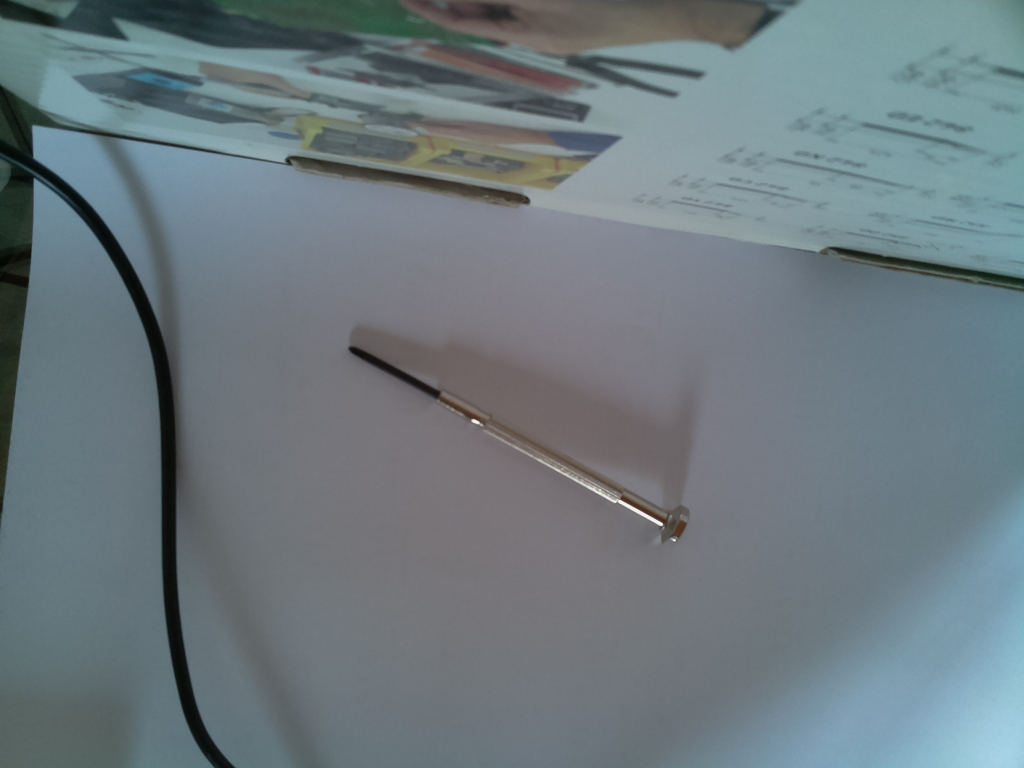
#> input picture analyse_visual_input/python_tests/foo.jpg, 1024 x 768 px
$ python combine_stuff.py
#> lines starting #> are read from the running program, lines starting #| are printed output that depends on the picture; after the words box and inside, x2 and y2 are one past the last pixel; in counts of white or black regions, pixels touching at a corner belong together
import cv2

def apply_thresh(img):
    img_not = cv2.bitwise_not(img)
    (thresh, im_bw) = cv2.threshold(img_not, 128, 255, cv2.THRESH_BINARY | cv2.THRESH_OTSU)
    print(thresh)
    im_bw = cv2.threshold(img_not, thresh, 1, cv2.THRESH_BINARY)[1]
    return im_bw

img1 = cv2.imread('foo.jpg', cv2.IMREAD_GRAYSCALE)
#> img1: shape (768, 1024); min 4, max 243, mean 118.4
img2 = cv2.imread('foo2.jpg', cv2.IMREAD_GRAYSCALE)
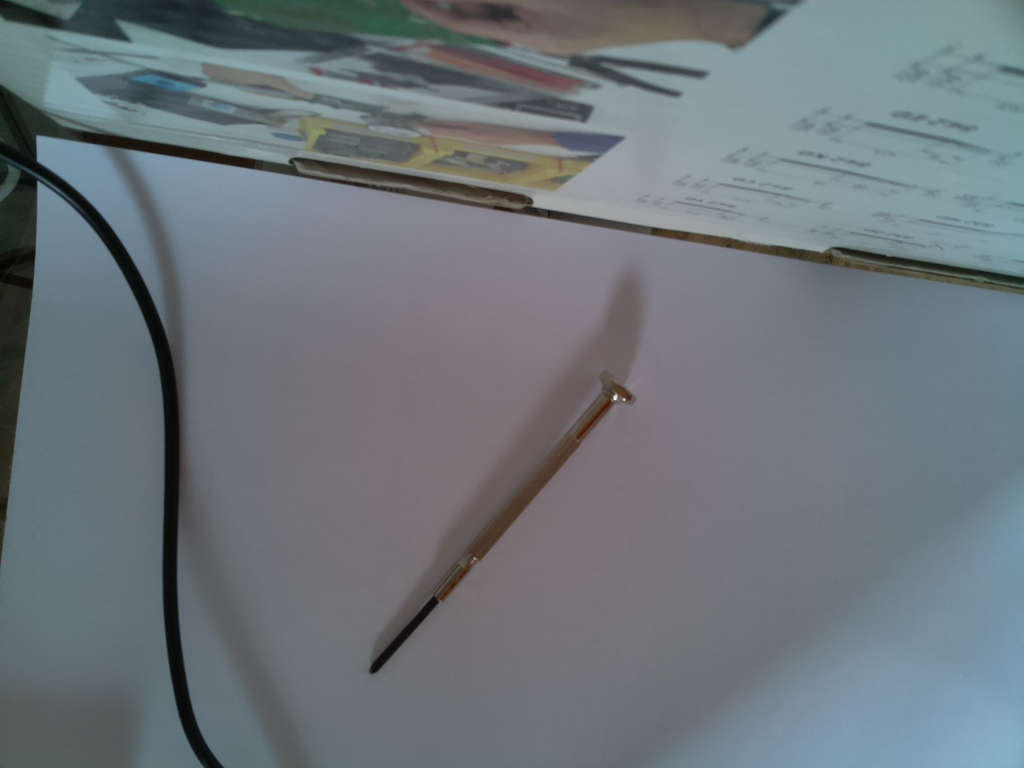
#> input picture analyse_visual_input/python_tests/foo2.jpg, 1024 x 768 px
#> img2: shape (768, 1024); min 4, max 241, mean 115.5

im_bw1 = apply_thresh(img1)
#> in apply_thresh, `(thresh, im_bw) = cv2.threshold(img_not, 128, 255, cv2.THRESH_BINARY |..`:
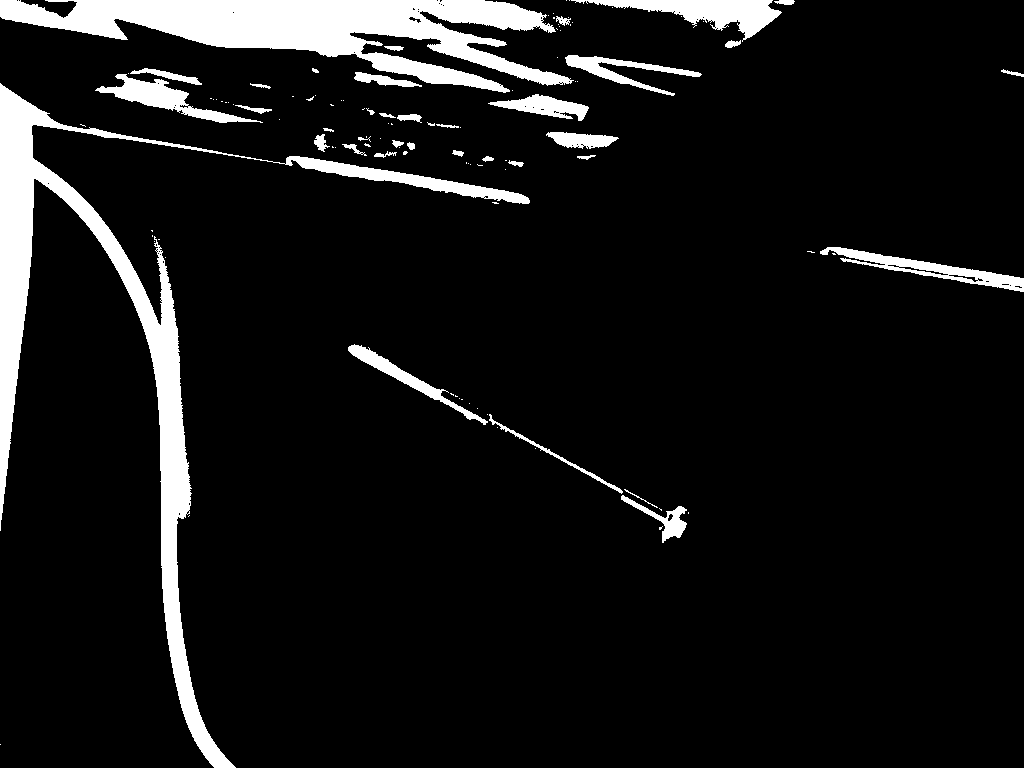
#> im_bw: shape (768, 1024); 8.5% white; 112 white regions (75 under 20 px), largest, box (x1, y1, x2, y2) and area: (0, 83, 530, 768) 26853, (0, 0, 574, 93) 23178, (571, 0, 782, 42) 3255
#> in apply_thresh, `(thresh, im_bw) = cv2.threshold(img_not, 128, 255, cv2.THRESH_BINARY |..`: thresh = 164
#| 164.0
im_bw2 = apply_thresh(img2)
#> in apply_thresh (call 2), `img_not = cv2.bitwise_not(img)`:
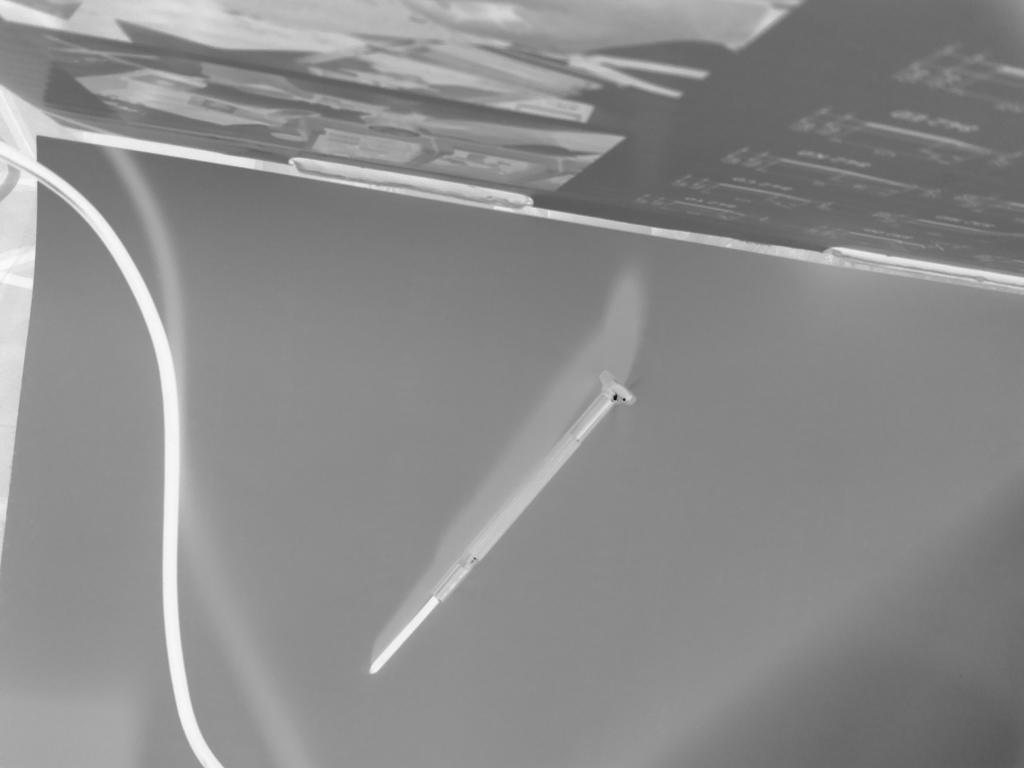
#> img_not: shape (768, 1024); min 14, max 251, mean 139.5
#> in apply_thresh (call 2), `(thresh, im_bw) = cv2.threshold(img_not, 128, 255, cv2.THRESH_BINARY |..`:
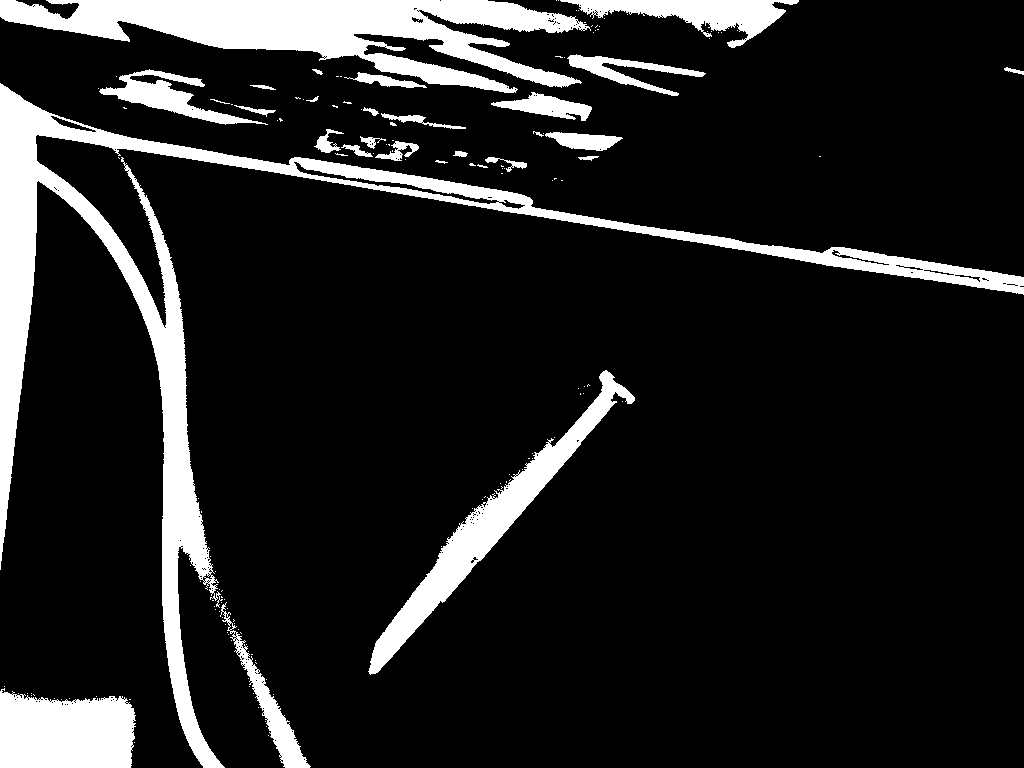
#> im_bw: shape (768, 1024); 13% white; 153 white regions (124 under 20 px), largest, box (x1, y1, x2, y2) and area: (0, 83, 1024, 768) 41596, (0, 0, 591, 93) 24676, (368, 370, 635, 675) 10213
#> in apply_thresh (call 2), `(thresh, im_bw) = cv2.threshold(img_not, 128, 255, cv2.THRESH_BINARY |..`: thresh = 161
#| 161.0

overlap = cv2.multiply(im_bw1, im_bw2)
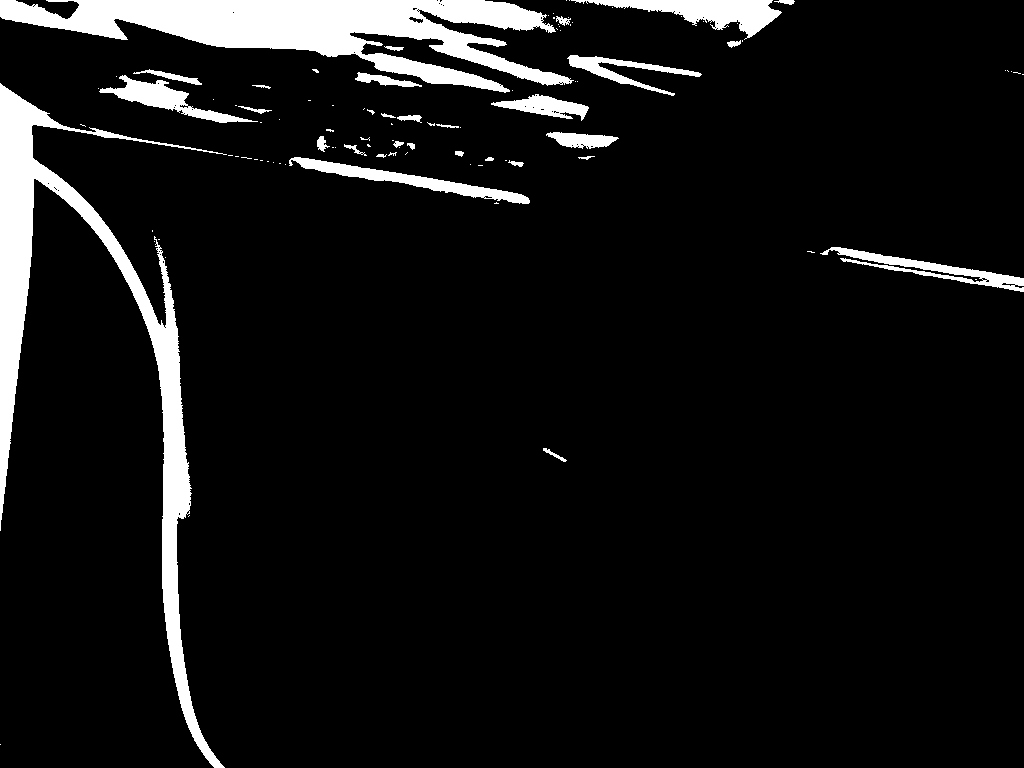
#> overlap: shape (768, 1024); values 0 (black) and 1 (white), 7.6% white; 100 white regions (70 under 20 px), largest, box (x1, y1, x2, y2) and area: (0, 0, 574, 93) 22905, (0, 83, 227, 768) 21843, (571, 0, 782, 40) 3220
#print(np.where(overlap>0))
#print(overlap)
cv2.imwrite('d.png', overlap * 255)
